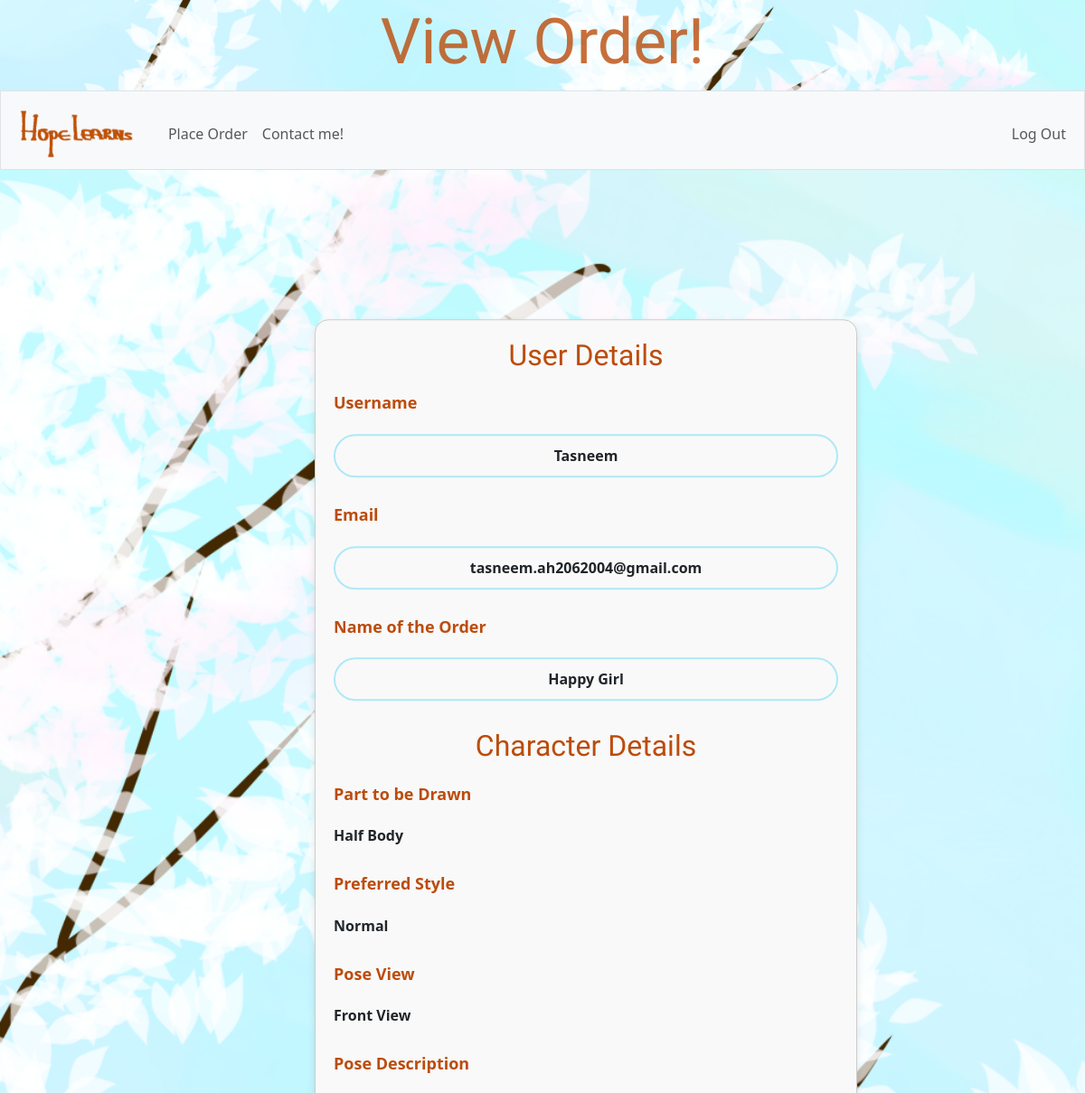
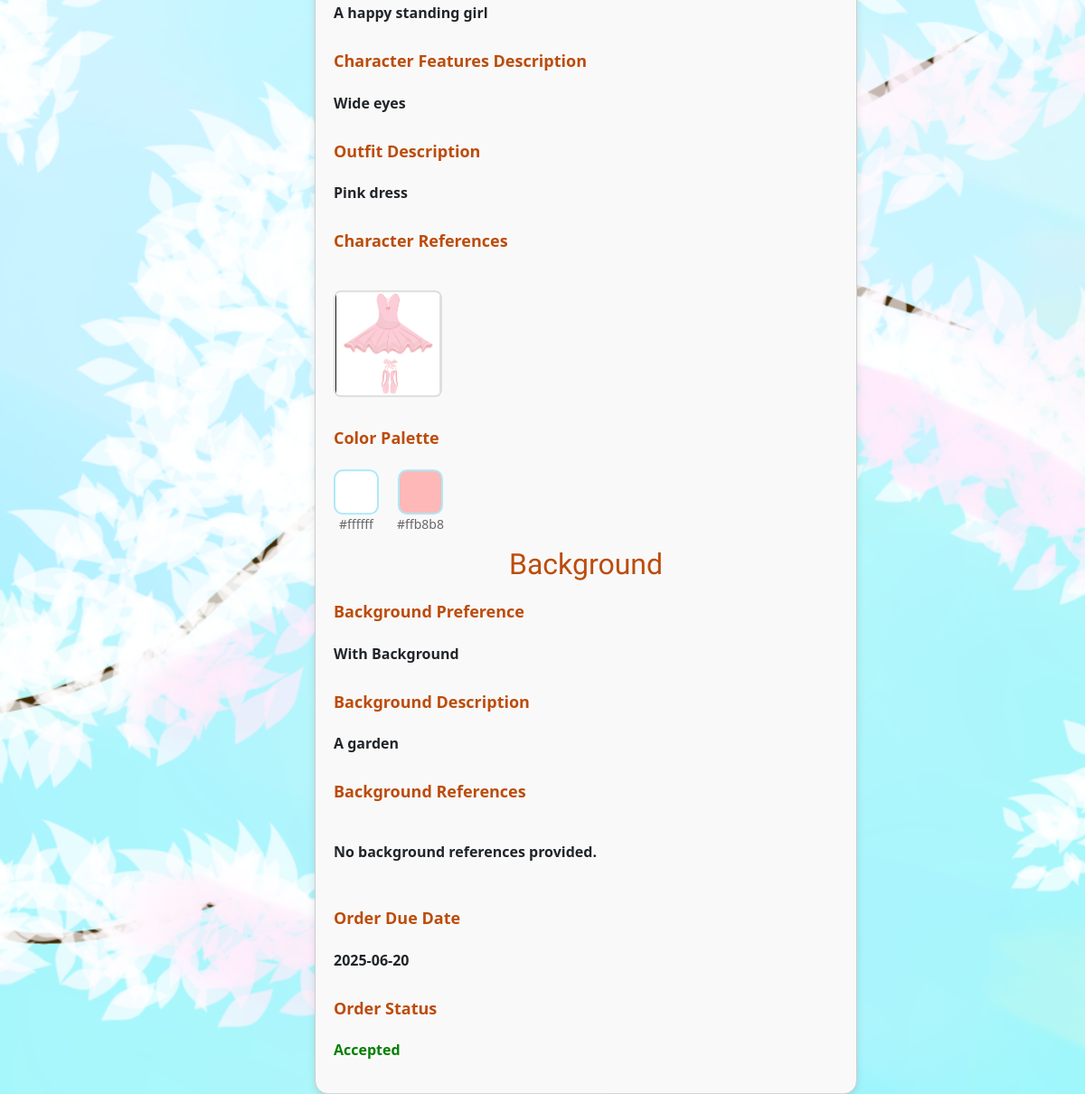
The page /view-details?order_id=24 (signed in) on the database its author committed (2 pictures, top to bottom).
### tables this page shows
CREATE TABLE users (
    id INTEGER PRIMARY KEY AUTOINCREMENT NOT NULL,
    username TEXT NOT NULL,
    hash TEXT NOT NULL,
    email VARCHAR(100) NOT NULL UNIQUE,
    is_admin BOOLEAN DEFAULT FALSE
    );

CREATE TABLE orders (
    order_id INTEGER PRIMARY KEY AUTOINCREMENT NOT NULL,
    user_id INTEGER NOT NULL,
    order_name VARCHAR(255) NOT NULL,
    character_part VARCHAR(50) NOT NULL,
    preferred_style VARCHAR(50) NOT NULL,
    pose_view VARCHAR(50) NOT NULL,
    pose_description TEXT NOT NULL,
    character_features_description TEXT,
    outfit_description TEXT,
    has_background BOOLEAN NOT NULL,
    background_description TEXT,
    price NUMERIC DEFAULT NULL,
    status VARCHAR(10) CHECK (status IN ('pending', 'reviewed', 'accepted', 'completed')) DEFAULT 'pending',
    order_due_date DATE NOT NULL,
    created_at DATETIME DEFAULT CURRENT_TIMESTAMP,
    FOREIGN KEY (user_id) REFERENCES users(id) ON DELETE CASCADE
);

CREATE TABLE character_references (
    id INTEGER PRIMARY KEY AUTOINCREMENT NOT NULL,
    order_id INTEGER NOT NULL,
    file_path TEXT NOT NULL,
    FOREIGN KEY (order_id) REFERENCES orders(order_id) ON DELETE CASCADE
);

CREATE TABLE color_palette (
    id INTEGER PRIMARY KEY AUTOINCREMENT NOT NULL,
    order_id INTEGER NOT NULL,
    color_hex VARCHAR(7) NOT NULL, -- Store color in hex format, e.g., "#FFFFFF"
    FOREIGN KEY (order_id) REFERENCES orders(order_id) ON DELETE CASCADE
);

### app.py (the view)
@app.route("/view-details")
def view_details():
    order_id = request.args.get("order_id")
    user_id = session["user_id"]
    is_admin = user_or_admin(user_id)
    if not is_valid_order_id(is_admin, order_id):
        if is_admin:
            return apology("unauthorized action", True)
        else:
            return apology("unauthorized action")
    else:
        order = db.execute("SELECT * FROM orders WHERE order_id = ?", order_id)
        order = order[0]
        order["has_background"] = order["has_background"] == 'TRUE'
        colors = db.execute("SELECT DISTINCT color_hex FROM color_palette WHERE order_id = ?", order_id)
        character_references = db.execute(
            "SELECT file_path FROM character_references WHERE order_id = ?", order_id)
        background_references = db.execute(
            "SELECT file_path FROM background_references WHERE order_id = ?", order_id)
        user_id = db.execute("""
                                SELECT user_id
                                FROM orders
                                WHERE order_id = ?
                                """, order_id)
        user_id = user_id[0]["user_id"]
        user_info = db.execute("""
                                SELECT username, email
                                FROM users
                                WHERE id = ?
                                """, user_id)
        user_info = user_info[0]
        return render_template("edit-order-price.html", view_only=True, user_info=user_info, order=order, colors=colors, character_references=character_references,
                               background_references=background_references, page_title="View Order!", is_admin=is_admin)

### app.py (called while the page is built)
@app.after_request
def after_request(response):
    response.headers["Cache-Control"] = "no-cache, no-store, must-revalidate"
    response.headers["Expires"] = 0
    response.headers["Pragma"] = "no-cache"
    return response

### helpers.py (called while the page is built)
def is_valid_order_id(is_admin, order_id):
    user_id = session["user_id"]
    try:
        if not order_id:
            return False
        order_id = int(order_id)
        if not is_admin:
            true_order_id = db.execute(
                "SELECT order_id FROM orders WHERE order_id = ? AND user_id = ?",
                order_id,
                user_id,
            )
            if len(true_order_id) == 0:
                return False
        else:
            order = db.execute("SELECT * FROM orders WHERE order_id = ?", order_id)
            if len(order) == 0:
                return False
    except ValueError:
        return False
    return True

def user_or_admin(user_id):
    is_admin = db.execute("SELECT is_admin FROM users WHERE id = ?", user_id)
    is_admin = is_admin[0]["is_admin"]
    return is_admin

### templates/edit-order-price.html (shortened to what this page needs)
{% extends "layout.html" %}
{% block main %}
    <div>
        <div class="order-form-container">
            <form action="/edit-order-price" method="post">
                <h2>User Details</h2>
                <h3>Username</h3>
                <p class="special-input">{{ user_info["username"] }}</p>
                <h3>Email</h3>
                <p class="special-input">{{ user_info["email"] }}</p>
                <h3>Name of the Order</h3>
                <p class="special-input">{{ order.order_name }}</p>
                <h2>Character Details</h2>
                <h3>Part to be Drawn</h3>
                <p>{{ order.character_part }}</p>
                <h3>Preferred Style</h3>
                <p>{{ order.preferred_style }}</p>
                <h3>Pose View</h3>
                <p>{{ order.pose_view }}</p>
                <h3>Pose Description</h3>
                <p>{{ order.pose_description }}</p>
                <h3>Character Features Description</h3>
                <p>{{ order.character_features_description }}</p>
                <h3>Outfit Description</h3>
                <p>{{ order.outfit_description }}</p>
                <h3>Character References</h3>
                <div class="reference-list">
                    {% if character_references %}
                        {% for reference in character_references %}
                            <a href="{{ reference.file_path }}" target="_blank" download>
                                <img src="{{ reference.file_path }}" alt="A character reference." class="thumbnail">
                            </a>
                        {% endfor %}
                    {% else %}
                        <p>No character references provided.</p>
                    {% endif %}
                </div>
                <h3>Color Palette</h3>
                <div class="color-inputs">
                    {% for color in colors %}
                        <div class="color-box-container">
                            <div class="color-box" style="background-color: {{ color.color_hex }};"></div>
                            <small class="color-code">{{ color.color_hex }}</small>
                        </div>
                    {% endfor %}
                </div>
                <h2>Background</h2>
                <h3>Background Preference</h3>
                <p>{{ "With Background" if order.has_background else "Without Background" }}</p>
                {% if order.has_background %}
                    <h3>Background Description</h3>
                    <p>{{ order.background_description }}</p>
                    <h3>Background References</h3>
                    <div class="reference-list">
                        {% if background_references %}
                            {% for reference in background_references %}
                                <a href="{{ reference.file_path }}" target="_blank" download>
                                    <img src="{{ reference.file_path }}" alt="A character reference." class="thumbnail">
                                </a>
                            {% endfor %}
                        {% else %}
                            <p>No background references provided.</p>
                        {% endif %}
                    </div>
                {% endif %}
                <h3>Order Due Date</h3>
                <p>{{ order.order_due_date }}</p>
                <h3>Order Status</h3>
                {% if order.status == 'pending' %}
                    <p class="color-grey">Pending</p>
                {% elif order.status == 'reviewed' %}
                    <p>Reviewed</p>
                {% elif order.status == 'accepted' %}
                    <p class="color-green">Accepted</p>
                {% else %}
                    <p class="color-green">Completed</p>
                {% endif %}
            </form>
        </div>
    </div>
{% endblock %}

### static/styles.css (style rules this page uses)
html, body { height: 100%; margin: 0; padding: 0 }
.order-form-container { width: 80%; max-width: 600px; background-color: #f9f9f9; border: 1px solid #ccc; border-radius: 15px; box-shadow: 0 4px 8px #0000001a; padding: 20px; transform: translate(58%, 8%) }
form { display: flex; flex-direction: column; gap: 15px }
label, h3 { font-weight: 700; color: #bc4c0b; font-size: 18px; text-align: left }
.special-input, input[type="date"], input[type="file"], textarea, select { width: 100%; border-radius: 25px; border: 2px solid #ade9f7; padding: 10px; font-size: 16px; box-sizing: border-box }
.special-input { text-align: center; font-weight: 700 }
h2 { font-family: "Matemasie", sans-serif; color: #bc4c0b }
.color-inputs { display: flex; gap: 20px; flex-wrap: wrap }
.color-box { width: 50px; height: 50px; border: 2px solid #ade9f7; border-radius: 10px; cursor: pointer; transition: transform .3s ease, border-color .3s ease }
.color-box-container { display: flex; flex-direction: column; align-items: center }
body { background-image: url('/static/blue with trees.png'); background-repeat: repeat; background-size: cover; background-position: top center; width: 100%; min-height: 100vh }
.color-green { color: green !important }
.reference-list { display: flex; gap: 15px; margin: 20px 0 }
.thumbnail { width: 120px; height: auto; border: 2px solid #ddd; border-radius: 8px; transition: transform 0.2s, box-shadow .2s; float: left }
p { text-align: left; font-weight: 700 }
.color-code { font-size: 14px; color: #666; user-select: all }

### rows shown on the page
users: username "Tasneem", email "tasneem.ah2062004@gmail.com"
orders: order_name "Happy Girl", character_part "Half Body", preferred_style "Normal", pose_view "Front View", pose_description "A happy standing girl", character_features_description "Wide eyes", outfit_description "Pink dress", has_background "With Background", background_description "A garden", order_due_date "2025-06-20"
character_references: file_path (picture)
color_palette: color_hex "#ffffff"
color_palette: color_hex "#ffb8b8"

### other values the page prints
{{ page_title or "Hope Learns!" }} "View Order!"
